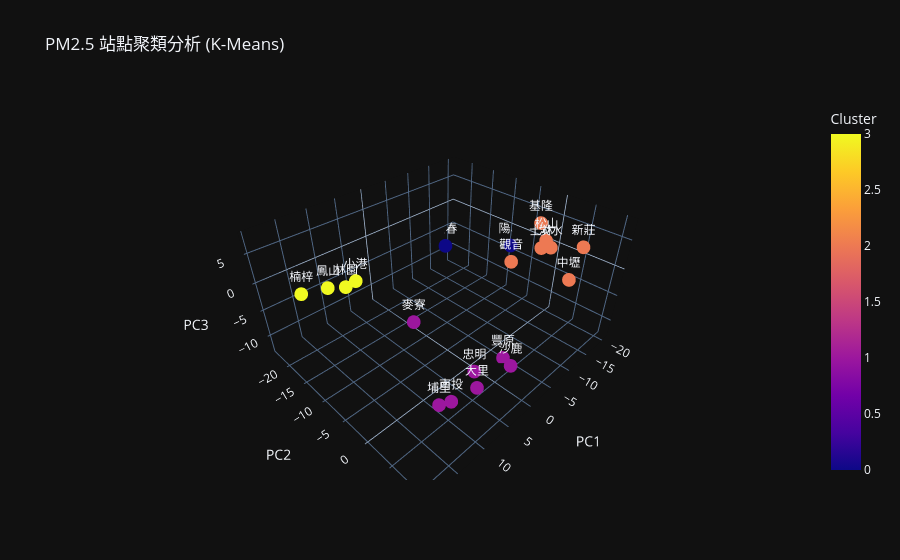

The notebook cell saved with this chart:
### Markdown cell above
#### 利用 PCA 的結果進行聚類，找出污染特徵相似的站點。

### Code cell
# @title
# 2. K-Means 聚類分析 (基於 PCA 的前三個主成分)
kmeans = KMeans(n_clusters=4, random_state=42)
pca_3d_df['Cluster'] = kmeans.fit_predict(pca_3d_result)

# 3. 視覺化聚類結果
fig_cluster = px.scatter_3d(
    pca_3d_df, x='PC1', y='PC2', z='PC3',
    color='Cluster',
    text='監測站',
    title='PM2.5 站點聚類分析 (K-Means)',
    template='plotly_dark'
)
fig_cluster.show()
fig.write_html("pca_3d_visualization.html")

### Figure 1 — Plotly figure (JSON) as saved in the notebook; plotly's stock layout.template omitted (floating-point values rounded to 4 significant figures)
{"data": [{"hovertemplate": "PC1=%{x}<br>PC2=%{y}<br>PC3=%{z}<br>監測站=%{text}<br>Cluster=%{marker.color}<extra></extra>", "legendgroup": "", "marker": {"color": [2, 2, 2, 2, 2, 2, 2, 0, 1, 1, 1, 1, 1, 1, 1, 3, 3, 3, 3, 0], "coloraxis": "coloraxis", "symbol": "circle"}, "mode": "markers+text", "name": "", "scene": "scene", "showlegend": false, "text": ["基隆", "中壢", "松山", "淡水", "士林", "觀音", "新莊", "陽明", "大里", "沙鹿", "忠明", "豐原", "南投", "埔里", "麥寮", "楠梓", "小港", "林園", "鳳山", "恆春"], "type": "scatter3d", "x": [-13.33, -6.365, -12.6, -11.85, -12.32, -7.74, -9.961, -20.26, 6.724, 4.332, 4.741, -4.433, 12.93, 13.32, 8.75, 19.21, 15.44, 14.86, 16.78, -18.23], "y": [0.9574, 10.51, 2.661, 4.042, 2.206, 0.3101, 9.851, -8.985, 7.055, 10.29, 4.79, 2.917, 8.287, 6.605, -2.832, -12.01, -5.073, -8.48, -9.528, -23.57], "z": [6.915, 4.742, 4.936, 4.638, 3.623, 2.418, 7.828, -3.662, -7.901, -3.262, -7.911, -12.79, -4.581, -6.239, -1.226, 4.035, 7.529, 4.708, 4.992, -8.795]}], "layout": {"coloraxis": {"colorbar": {"title": {"text": "Cluster"}}, "colorscale": [[0, "#0d0887"], [0.1111, "#46039f"], [0.2222, "#7201a8"], [0.3333, "#9c179e"], [0.4444, "#bd3786"], [0.5556, "#d8576b"], [0.6667, "#ed7953"], [0.7778, "#fb9f3a"], [0.8889, "#fdca26"], [1, "#f0f921"]]}, "legend": {"tracegroupgap": 0}, "scene": {"domain": {"x": [0, 1], "y": [0, 1]}, "xaxis": {"title": {"text": "PC1"}}, "yaxis": {"title": {"text": "PC2"}}, "zaxis": {"title": {"text": "PC3"}}}, "title": {"text": "PM2.5 站點聚類分析 (K-Means)"}}}
